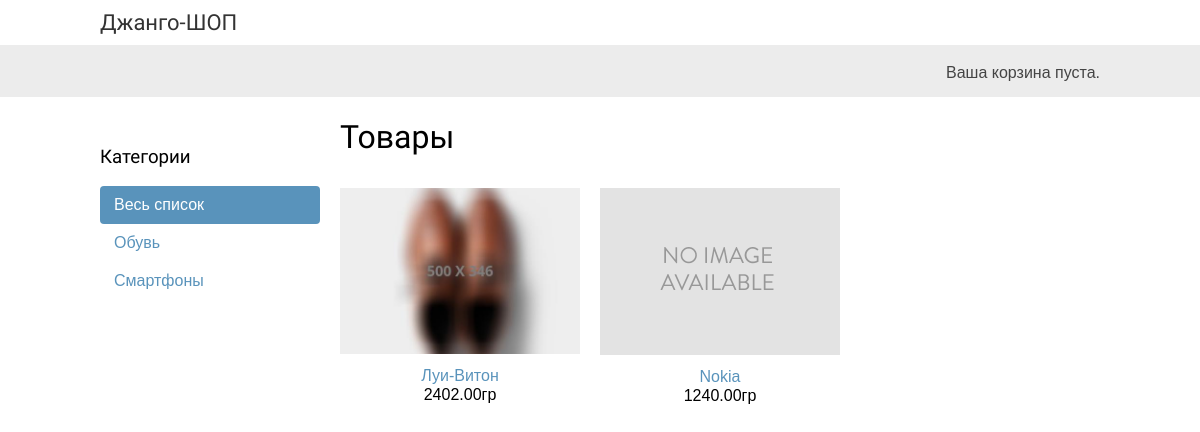
The page / on the database its author committed.
### shop/models.py (models this page shows, shortened)
class Category(models.Model):
    name = models.CharField(max_length=200, db_index=True, verbose_name='наименование')
    slug = models.SlugField(max_length=200, db_index=True, unique=True, verbose_name='краткое наименование')
    class Meta:
        ordering = ('name',)
        verbose_name = 'Категория'
        verbose_name_plural = 'Категории'
    def get_absolute_url(self):
        return reverse('shop:product_list_by_category', args=[self.slug])

class Product(models.Model):
    category = models.ForeignKey(Category, related_name='products')
    name = models.CharField(max_length=200, db_index=True)
    slug = models.SlugField(max_length=200, db_index=True)
    image = models.ImageField(upload_to='products/%Y/%m/%d', blank=True)
    description = models.TextField(blank=True)
    price = models.DecimalField(max_digits=10, decimal_places=2)
    stock = models.PositiveIntegerField(verbose_name='акция')
    available = models.BooleanField(default=True)
    created = models.DateTimeField(auto_now_add=True)
    updated = models.DateTimeField(auto_now=True)
    class Meta:
        ordering = ('-created',)
        index_together = (('id', 'slug'),)
        verbose_name = 'Товар'
        verbose_name_plural = 'Товары'
    def get_absolute_url(self):
        return reverse('shop:product_detail', args=[self.id, self.slug])

### shop/views.py (the view)
# urls.py: url(r'^$', views.product_list, name='product_list'),
def product_list(request, category_slug=None):
    category = None
    categories = Category.objects.all()
    products = Product.objects.filter(available=True)
    if category_slug:
        category = get_object_or_404(Category, slug=category_slug)
        products = products.filter(category=category)
    return render(request, 'shop/product/list.html', {'category': category,
                                                      'categories': categories,
                                                      'products': products})

### cart/cart.py (called while the page is built)
    def __len__(self):
        return sum(item['quantity'] for item in self.cart.values())

### cart/context_processors.py (called while the page is built)
def cart(request):
    return {'cart': Cart(request) }

### shop/templates/shop/product/list.html (shortened to what this page needs)
{% extends "shop/base.html" %}
{% load static %}
{% block content %}
    <div id="sidebar">
        <h3>Категории</h3>
        <ul>
            <li {% if not category %}class="selected"{% endif %}>
                <a href="{% url "shop:product_list" %}">Весь список</a>
            </li>
        {% for c in categories %}
            <li {% if category.slug == c.slug %}class="selected"{% endif %}>
                <a href="{{ c.get_absolute_url }}">{{ c.name }}</a>
            </li>
        {% endfor %}
        </ul>
    </div>
    <div id="main" class="product-list">
        <h1>{% if category %}{{ category.name }}{% else %}Товары{% endif %}</h1>
        {% for product in products %}
            <div class="item">
                <a href="{{ product.get_absolute_url }}">
                    <img src="{% if product.image %}{{ product.image.url }}{% else %}{% static "img/no_image.png" %}{% endif %}">
                </a>
                <a href="{{ product.get_absolute_url }}">{{ product.name }}</a><br>
                {{ product.price }}гр
            </div>
        {% endfor %}
    </div>
{% endblock %}

### shop/static/css/base.css (style rules this page uses)
body { margin:0; padding:0; font-family:helvetica, sans-serif; }
h1, h2, h3, h4, h5 , h6 { font-family: 'Ubuntu', sans-serif; font-weight:normal; }
a { text-decoration:none; color:#5993bb; }
#sidebar { width:220px; padding:30px 20px 0 0; float:left; }
#sidebar ul { margin:0; padding:0; }
#sidebar ul li { margin:0; list-style:none; padding:10px 14px; }
#sidebar ul li a { display:block; }
#sidebar ul li.selected { background:#5993bb; border-radius:4px; }
#sidebar ul li.selected a { color:#fff; }
#main { float:left; width: 96%; margin-right:-220px; overflow:hidden; }
.product-list .item { width:25%; padding:10px 20px 10px 0; float:left; text-align:center; line-height:1.2; }
.product-list .item img { width:100%; margin-bottom:8px; }

### rows shown on the page
Category: name "Обувь"
Category: name "Смартфоны"
Product: image (picture), name "Луи-Витон", price "2402.00"
Product: name "Nokia", price "1240.00"
